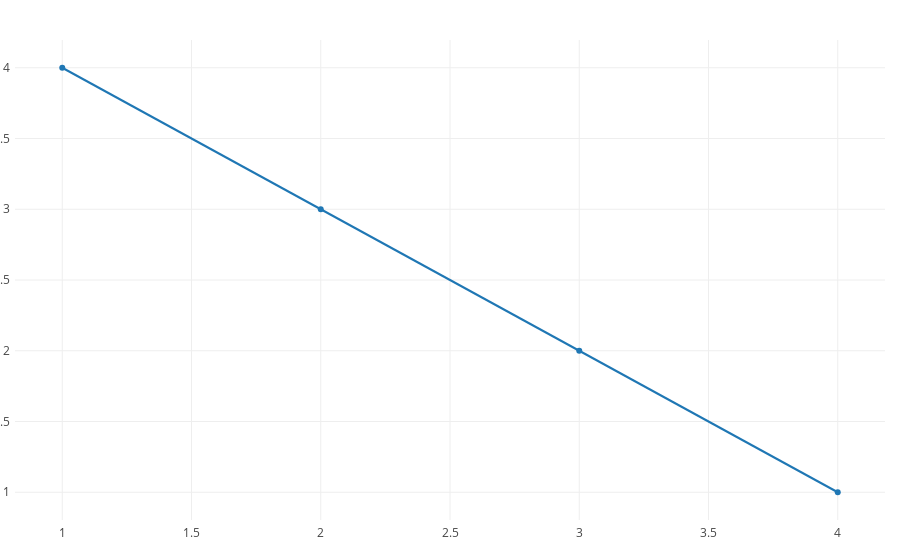

Here is the notebook cell this chart was saved with:
### Markdown cell above
Let us try to increase width of graph as it looks squeezed when ported to wordpres layout..

### Code cell
import plotly as py
import plotly.graph_objs as go

data = [
    go.Scatter(x=[1, 2, 3, 4], y=[4, 3, 2, 1])
]
layout = go.Layout(
    autosize=True,
    margin=go.Margin(
        l=15,
        r=15,
        b=40,
        t=40,
        pad=4
    )
)

fig = go.Figure(data=data, layout=layout)
py.offline.iplot(fig)

### Figure 1 — Plotly figure (JSON) as saved in the notebook; plotly's stock layout.template omitted (floating-point values rounded to 4 significant figures)
{"data": [{"type": "scatter", "x": [1, 2, 3, 4], "y": [4, 3, 2, 1]}], "layout": {"autosize": true, "margin": {"b": 40, "l": 15, "pad": 4, "r": 15, "t": 40}}}
